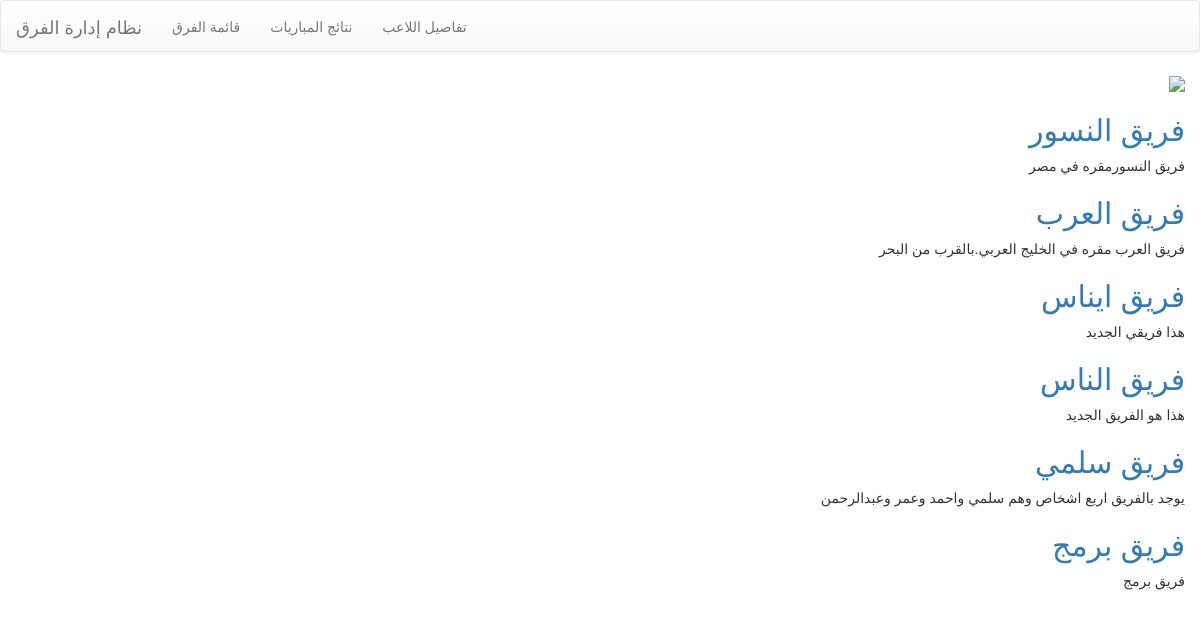
The page / on the database its author committed.
### Myapp/models.py (models this page shows, shortened)
class Team(models.Model):
    name = models.CharField(max_length=256, unique=True)
    details = models.TextField()

### Myapp/views.py (the view)
# urls.py: path('', HomePageView.as_view(), name='home-page'),
class HomePageView(View):
    def get(self, request):
        all_team = Team.objects.all()
        context = {'teams': all_team}
        return render(request, 'team_list.html', context)

### Myapp/templates/team_list.html
{% extends 'base.html' %}
{% load  static %}
{% block content %}
<img class="icon-width" src="{% static 'images/ic_teams_list.jpg' %}"/>
    {% for team in teams %}
    <a href="/team/{{team.name}}">
        <h2>{{team.name}}</h2>
    </a>
    <p>{{team.details}}</p>
    {% endfor %}
{% endblock %}

### templates/base.html (shortened to what this page needs)
<!DOCTYPE html>
<html lang="en">
{% load  static %}
<head>
    <link rel="stylesheet" href="https://maxcdn.bootstrapcdn.com/bootstrap/3.3.7/css/bootstrap.min.css"
>
    <link rel="stylesheet" href="https://maxcdn.bootstrapcdn.com/bootstrap/3.3.7/css/bootstrap-theme.min.css"
>
    <link rel="stylesheet" href="{% static 'style.css' %}"/>
</head>
<body style="direction:rtl;">
<nav class="navbar navbar-default">
<div class="container-fluid">
<div class="navbar-header">
<a class="navbar-brand" href="/">نظام إدارة الفرق</a>
</div>
<div class="collapse navbar-collapse" id="bs-example-navbar-collapse-1">
<ul class="nav navbar-nav">
<li><a href="teams/">قائمة الفرق</a></li>
<li><a href="scores/">نتائج المباريات</a></li>
<li><a href="player/">تفاصيل اللاعب</a></li>
</ul>
</div>
</div>
</nav>
<div class="container-fluid">
    {% block content  %}
    {% endblock  %}
</div>
</body>
</html>

### static/style.css (style rules this page uses)
body { background-image: url('../static/images/bg_pattern.png'); background-position: center; background-attachment: scroll; Background-repeat: no-repeat; }
.icon-width { width: 30%; }
.container-fluid { direction: rtl; }

### rows shown on the page
Team: name "فريق النسور", details "فريق النسورمقره في مصر"
Team: name "فريق العرب", details "فريق العرب مقره في الخليج العربي.بالقرب من البحر"
Team: name "فريق ايناس", details "هذا فريقي الجديد"
Team: name "فريق الناس", details "هذا هو الفريق الجديد"
Team: name "فريق سلمي", details "يوجد بالفريق اربع اشخاص وهم سلمي واحمد وعمر وعبدالرحمن"
Team: name "فريق برمج", details "فريق برمج"
